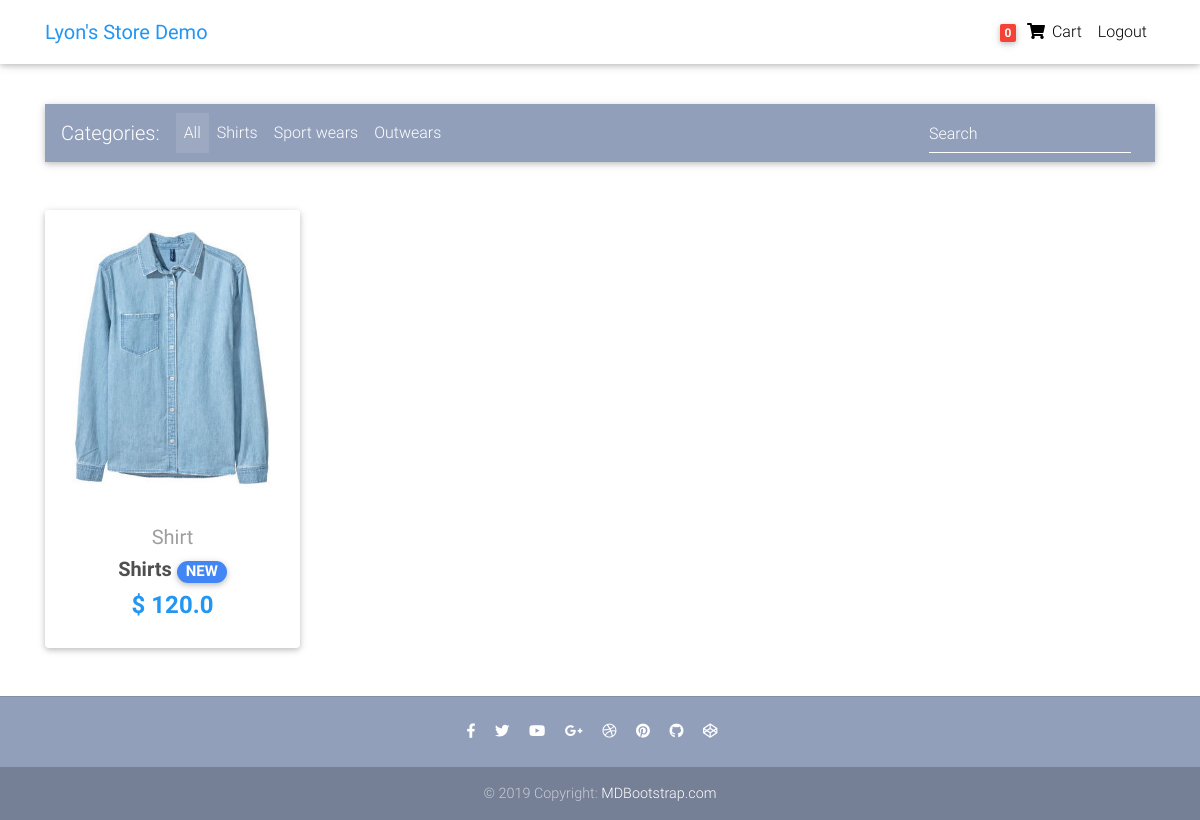
The app's page / (signed in) with its own data.
### core/models.py (models this page shows, shortened)
class Item(models.Model):
    title = models.CharField(max_length=100)
    category = models.CharField(choices=CATEGORY_CHOICES, max_length=2)
    label = models.CharField(choices=LABEL_CHOICES, max_length=1)
    price = models.FloatField()
    discount_price = models.FloatField(blank=True, null=True)
    slug = models.SlugField()
    description = models.TextField()
    image = models.ImageField()
    def get_absolute_url(self):
        return reverse("core:product", kwargs={"slug": self.slug})

### core/views.py (the view)
# urls.py: path('', HomeView.as_view(), name="home"),
class HomeView(ListView):
    model = Item
    paginate_by = 10
    template_name = "core/home-page.html"

### core/templatetags/cart_template_tags.py (called while the page is built)
@register.filter
def count_item_count(user):
    if user.is_authenticated:
        qs = Order.objects.filter(user=user, ordered=False)
        if qs.exists():
            return qs[0].items.count()
    return 0

### templates/core/home-page.html (shortened to what this page needs)
{% extends 'core/base.html' %} {% load static %} {% block content %}
<main>
    <div class="container pt-5 mt-3 mb-3">
        <nav class="navbar navbar-expand-lg navbar-dark mdb-color lighten-3 mt-3 mb-5">
            <span class="navbar-brand">Categories:</span>
            <div class="collapse navbar-collapse" id="basicExampleNav">
                <ul class="navbar-nav mr-auto">
                    <li class="nav-item active">
                        <a class="nav-link" href="#">All
              </a>
                    </li>
                    <li class="nav-item">
                        <a class="nav-link" href="#">Shirts</a>
                    </li>
                    <li class="nav-item">
                        <a class="nav-link" href="#">Sport wears</a>
                    </li>
                    <li class="nav-item">
                        <a class="nav-link" href="#">Outwears</a>
                    </li>
                </ul>
                <form class="form-inline">
                    <div class="md-form my-0">
                        <input class="form-control mr-sm-2" type="text" placeholder="Search" aria-label="Search">
                    </div>
                </form>
            </div>
        </nav>
        <section class="text-center mb-4">
            <div class="row wow fadeIn">
                {% for item in object_list %}
                <div class="col-lg-3 col-md-6 mb-4">
                    <div class="card">
                        <div class="view overlay">
                            <img src="{{ item.image.url }}" class="card-img-top">
                        </div>
                        <a href="{{ item.get_absolute_url }}" class="grey-text">
                            <div class="card-body text-center">
                                <h5>{{ item.get_category_display }}</h5>
                        </a>
                        <h5>
                            <strong>
                    <a href="{{ item.get_absolute_url }}" class="dark-grey-text">{{ item.title }}
                      <span class="badge badge-pill {{ item.get_label_display }}-color">NEW</span>
                    </a>
                  </strong>
                        </h5>
                        <h4 class="font-weight-bold blue-text">
                            <strong>$
                  {% if item.discount_price %}
                    {{ item.discount_price }}
                  {% else %}
                    {{ item.price }}
                  {% endif %}
                  </strong>
                        </h4>
                        </div>
                    </div>
                </div>
                {% endfor %}
            </div>
</main>
{% endblock content %}

### templates/core/nav.html (shortened to what this page needs)
{% load static %} {% load cart_template_tags %}
<nav class="navbar fixed-top navbar-expand-lg navbar-light white scrolling-navbar">
    <div class="container">
        <a class="navbar-brand waves-effect" href="{% url 'core:home' %}">
            <strong class="blue-text">Lyon's Store Demo</strong>
        </a>
        <div class="collapse navbar-collapse" id="navbarSupportedContent">
            <ul class="navbar-nav nav-flex-icons">
                {% if request.user.is_authenticated %}
                <li class="nav-item">
                    <a class="nav-link waves-effect" href="{% url 'core:order-summary' %}">
                        <span class="badge red z-depth-1 mr-1"> {{ request.user|count_item_count }} </span>
                        <i class="fas fa-shopping-cart"></i>
                        <span class="clearfix d-none d-sm-inline-block"> Cart </span>
                    </a>
                </li>
                <li class="nav-item">
                    <a class="nav-link waves-effect" href="{% url 'account_logout' %}">
                        <span class="clearfix d-none d-sm-inline-block"> Logout </span>
                    </a>
                </li>
                {% endif %}
            </ul>
        </div>
    </div>
</nav>

### templates/core/header.html (style rules this page uses)
html, body, header, .carousel { height: 60vh; }

### records on screen
Item: image (picture), category "Shirt", title "Shirts", price "120.0"

### other values on screen
{{ request.user|count_item_count }} "0"
